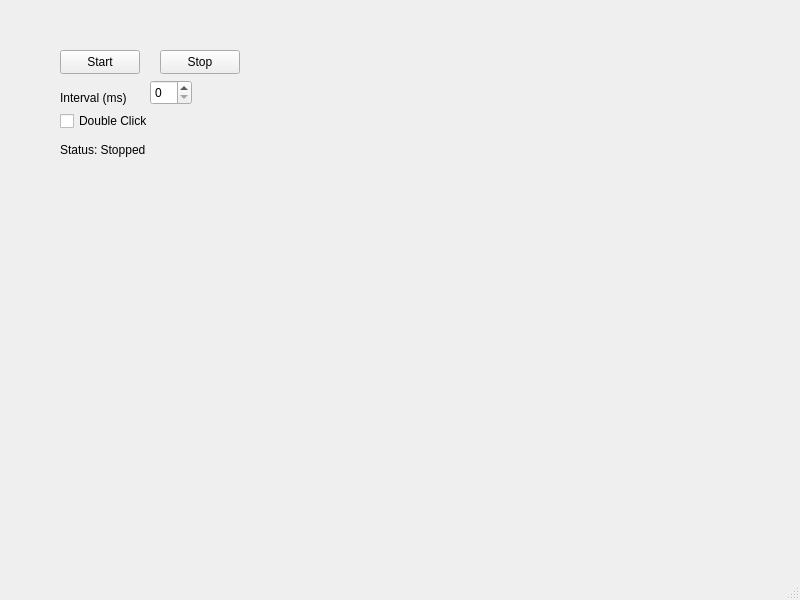
<?xml version="1.0" encoding="UTF-8"?>
<ui version="4.0">
 <class>MainWindow</class>
 <widget class="QMainWindow" name="MainWindow">
  <property name="geometry">
   <rect>
    <x>0</x>
    <y>0</y>
    <width>800</width>
    <height>600</height>
   </rect>
  </property>
  <property name="windowTitle">
   <string>MainWindow</string>
  </property>
  <widget class="QWidget" name="centralwidget">
   <widget class="QPushButton" name="btnStart">
    <property name="geometry">
     <rect>
      <x>60</x>
      <y>50</y>
      <width>80</width>
      <height>24</height>
     </rect>
    </property>
    <property name="text">
     <string>Start</string>
    </property>
   </widget>
   <widget class="QSpinBox" name="spinInterval">
    <property name="geometry">
     <rect>
      <x>150</x>
      <y>80</y>
      <width>42</width>
      <height>25</height>
     </rect>
    </property>
   </widget>
   <widget class="QCheckBox" name="chkDoubleClick">
    <property name="geometry">
     <rect>
      <x>60</x>
      <y>110</y>
      <width>101</width>
      <height>22</height>
     </rect>
    </property>
    <property name="text">
     <string>Double Click</string>
    </property>
   </widget>
   <widget class="QLabel" name="labelStatus">
    <property name="geometry">
     <rect>
      <x>60</x>
      <y>140</y>
      <width>141</width>
      <height>20</height>
     </rect>
    </property>
    <property name="text">
     <string>Status: Stopped</string>
    </property>
   </widget>
   <widget class="QPushButton" name="btnStop">
    <property name="geometry">
     <rect>
      <x>160</x>
      <y>50</y>
      <width>80</width>
      <height>24</height>
     </rect>
    </property>
    <property name="text">
     <string>Stop</string>
    </property>
    <property name="autoDefault">
     <bool>false</bool>
    </property>
   </widget>
   <widget class="QLabel" name="label_3">
    <property name="geometry">
     <rect>
      <x>60</x>
      <y>90</y>
      <width>71</width>
      <height>16</height>
     </rect>
    </property>
    <property name="text">
     <string>Interval (ms)</string>
    </property>
   </widget>
  </widget>
  <widget class="QMenuBar" name="menubar">
   <property name="geometry">
    <rect>
     <x>0</x>
     <y>0</y>
     <width>800</width>
     <height>21</height>
    </rect>
   </property>
  </widget>
  <widget class="QStatusBar" name="statusbar"/>
 </widget>
 <resources/>
 <connections/>
</ui>
